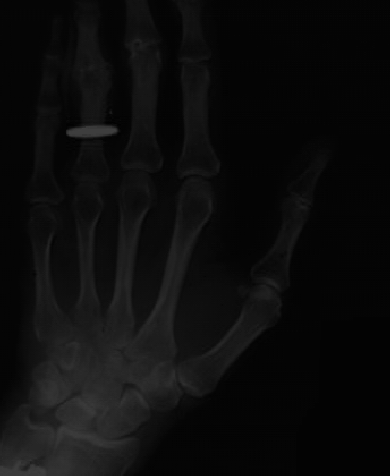
#> input picture HW2_DIP/images/Dark.tif, 390 x 476 px, found by its file name
$ python 3.py
#> lines starting #> are read from the running program, lines starting #| are printed output that depends on the picture
import cv2 as cv
import numpy as np
import matplotlib.pyplot as plt
#function for getting normalized intensity
def normalizedf(img):
    #define histogram empty
    out = np.zeros(256,dtype= "int")
    #gettng shape
    shape = np.shape(img)
    #calculating histogram
    for i in range(shape[0]):
        for j in range(shape[1]):
            out[img[i,j]] += 1
    #normalize histogram
    out = out / (shape[0] * shape[1] )
    return out

def imagenormalized(img):
    #image shape
    shape = img.shape
    #getting normalized histogram from previous function
    p = normalizedf(img)
    #define out vector
    out = np.zeros(256)
    s=0
    #calculating sk from p
    for k in range(256):
        for j in range(k+1):
            s += p[j]
        out[k] = s * 256
        s=0
    #change out type to uint8
    out = out.astype('uint8')
    #apply results to image
    for i in range(shape[0]):
        for j in range (shape[1]):
            img[i][j] = out[img[i][j]]
    return img

#read dark image
img=cv.imread('images/dark.tif' , 0)
#> img is the input picture: shape (476, 390); min 1, max 63, mean 12.3
#define subtitles
fig , axs = plt.subplots(nrows = 2 , ncols = 2 )
#make title
fig.suptitle("Histogram equalization")
#show image
axs[0 , 0].imshow(img, cmap = 'gray' , vmin = 0 , vmax = 255)
axs[0 , 0].set_title("Original Dark")
axs[0 , 0].set_axis_off()
#show histogram
axs[1 , 0].hist(img.ravel(),bins=range(256))
axs[1 , 0].set_title("histogram")
axs[1 , 0].set_frame_on(False)
axs[1 , 0].axes.get_yaxis().set_visible(False)
#apply function
normalized = imagenormalized(img)
#> in imagenormalized, `p = normalizedf(img)`: p = 256 values, max 0.231 at index 4, min 0 at index 0, mean 0.00391
#> after the loop in imagenormalized, `for k in range(256):`: out = 256 values from 0 to 256
#> in imagenormalized, `out = out.astype('uint8')`: out = 256 values from 0 to 255
#> after the loop in imagenormalized, `for i in range(shape[0]):`:
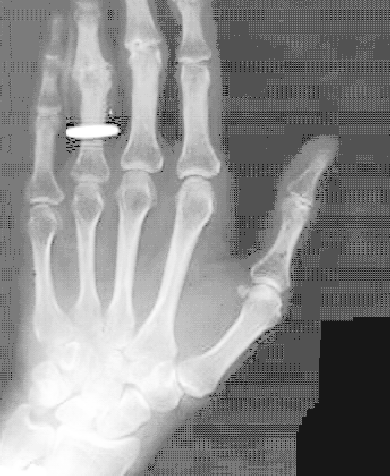
#> img: shape (476, 390); min 0, max 255, mean 140.3
axs[0 , 1].imshow(normalized, cmap = 'gray' , vmin = 0 , vmax = 255)
axs[0 , 1].set_title("normalized")
axs[0 , 1].set_axis_off()
#show histogram
axs[1 , 1].hist(normalized.ravel(),bins=range(256))
axs[1 , 1].set_title("histogram")
axs[1 , 1].set_frame_on(False)
axs[1 , 1].axes.get_yaxis().set_visible(False)

plt.show()
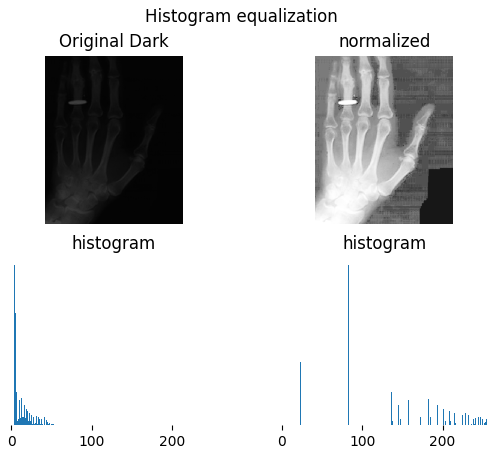
#> figure drawn by matplotlib, 4 panels; panel 3: tallest bar 42858 high, from x = 4 to 5; panel 4: tallest bar 42858 high, from x = 82 to 83

####

#read bright image
img = cv.imread("images/bright.tif")
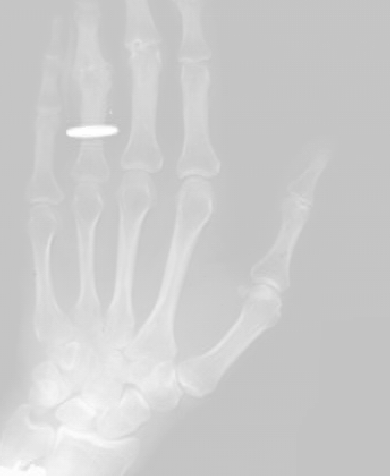
#> input picture HW2_DIP/images/Bright.tif, 390 x 476 px, found by its file name
#> img is the input picture: shape (476, 390, 3); min 193, max 255, mean 204.3
fig2 , axs = plt.subplots(nrows = 2 , ncols = 2 )
fig2.suptitle("Histogram equalization")

axs[0 , 0].imshow(img, cmap = 'gray' , vmin = 0 , vmax = 255)
axs[0 , 0].set_title("Original Bright")
axs[0 , 0].set_axis_off()

axs[1 , 0].hist(img.ravel(),bins=range(256))
axs[1 , 0].set_title("histogram")
axs[1 , 0].set_frame_on(False)
axs[1 , 0].axes.get_yaxis().set_visible(False)

#apply function
normalized = imagenormalized(img)
axs[0 , 1].imshow(normalized, cmap = 'gray' , vmin = 0 , vmax = 255)
axs[0 , 1].set_title("normalized")
axs[0 , 1].set_axis_off()

axs[1 , 1].hist(normalized.ravel(),bins=range(256))
axs[1 , 1].set_title("histogram")
axs[1 , 1].set_frame_on(False)
axs[1 , 1].axes.get_yaxis().set_visible(False)

plt.show()
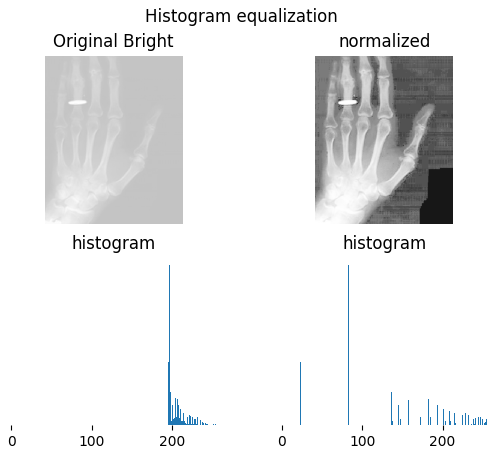
#> figure drawn by matplotlib, 4 panels; panel 3: tallest bar 128574 high, from x = 196 to 197; panel 4: tallest bar 128574 high, from x = 82 to 83

####
#read low contrast image
img = cv.imread("images/Lowcontrast.tif")
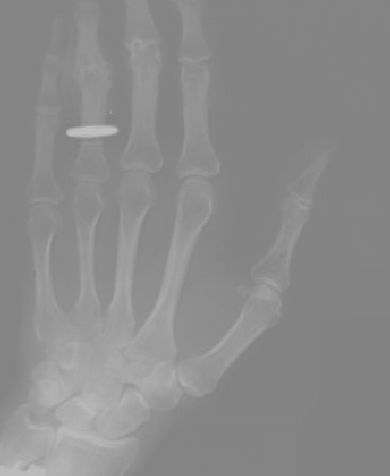
#> input picture HW2_DIP/images/Lowcontrast.tif, 390 x 476 px
#> img is the input picture: shape (476, 390, 3); min 128, max 190, mean 139.3
fig2 , axs = plt.subplots(nrows = 2 , ncols = 2 )
fig2.suptitle("Histogram equalization ")

axs[0 , 0].imshow(img, cmap = 'gray' , vmin = 0 , vmax = 255)
axs[0 , 0].set_title("Original Low contrast")
axs[0 , 0].set_axis_off()

axs[1 , 0].hist(img.ravel(),bins=range(256))
axs[1 , 0].set_title("histogram")
axs[1 , 0].set_frame_on(False)
axs[1 , 0].axes.get_yaxis().set_visible(False)

#apply function
normalized = imagenormalized(img)
axs[0 , 1].imshow(normalized, cmap = 'gray' , vmin = 0 , vmax = 255)
axs[0 , 1].set_title("normalized")
axs[0 , 1].set_axis_off()

axs[1 , 1].hist(normalized.ravel(),bins=range(256))
axs[1 , 1].set_title("histogram")
axs[1 , 1].set_frame_on(False)
axs[1 , 1].axes.get_yaxis().set_visible(False)

plt.show()
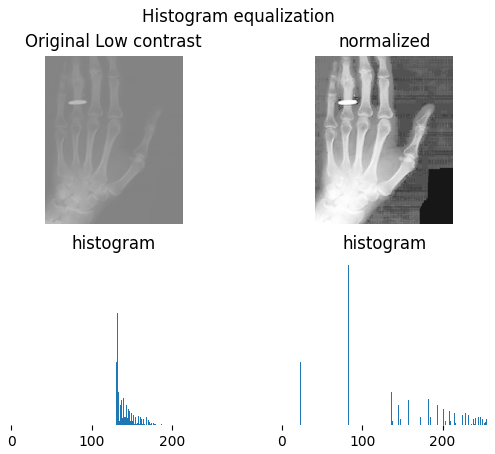
#> figure drawn by matplotlib, 4 panels; panel 3: tallest bar 128574 high, from x = 131 to 132; panel 4: tallest bar 128574 high, from x = 82 to 83
